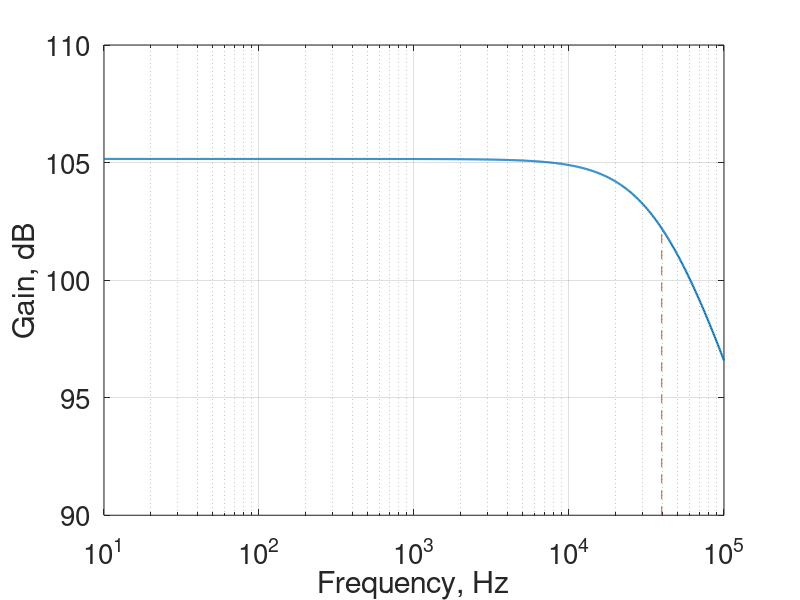

Reproduce this figure in MATLAB.
% ECE 342 - Cameron Sullivan - Lab Task 1 MATLAB code

close all;

Array1 = csvread('TZ_amplifier_Gain_dB.CSV');
frequency1 = Array1(:, 1);
dB_gain = Array1(:, 4);

Array2 = csvread('TZ_amplifier_Gain_Ohms.CSV');
frequency2 = Array2(:, 1);
ohm_gain = Array2(:, 4) / 10e2;

% subplot(2,1,1);
semilogx(frequency1, dB_gain, 'linewidth', 1.5);
%title('Transimpedance Amplifier Simulated Frequency Response');
set(gca,'fontsize',20); % set font size
xlabel('Frequency, Hz');
ylabel('Gain, dB');
hold on;
grid on;
f3db = interp1(dB_gain,frequency1,102.2)
line([f3db f3db], [90 102.2],'linestyle', '--');
hold off;

% subplot(2,1,2);
% semilogx(frequency2, ohm_gain, 'linewidth', 1.5);
% %title('Transimpedance Amplifier Simulated Frequency Response');
% xlabel('Frequency, Hz');
% ylabel('Gain, kilo-ohms');
% grid on;
